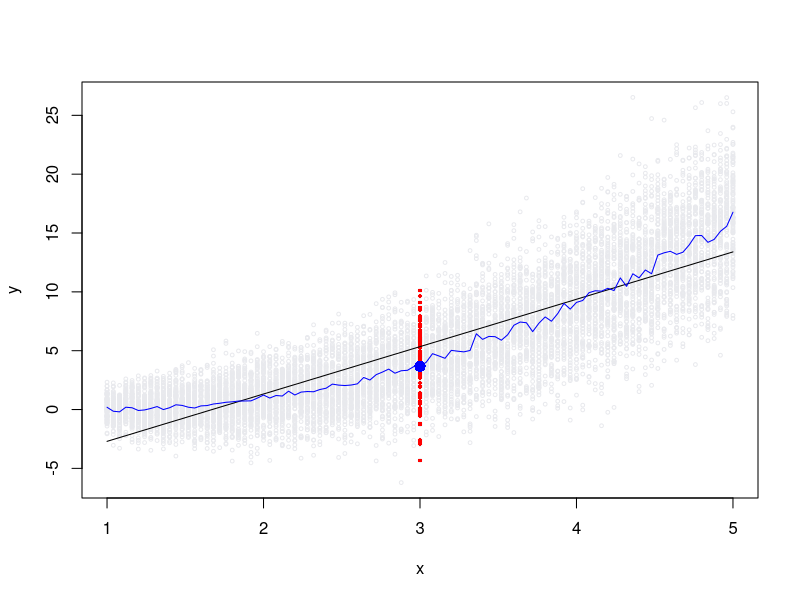

The R script that drew this image:
graphics.off()

set.seed(42)

# fix the number of samples to consider for each xi
Ni = 100
# choose at random the values for the xi
x = seq(1, 5, length.out=101)

# create empty data frame to populate in the for loop
df = data.frame()
for (i in 1:Ni)
{
  # generate noise
  ei = (3*x + 1) * 0.25 * rnorm(100)
  # get the observations from our model corrupted by noise
  yi = (x-1)^2 + ei
  # create dataframe with the results of the ith realization
  dfi = data.frame(x, yi)
  # concatenate the results with previous df
  df = rbind(df, dfi)
}

xcond = 3
ycond = df["yi"][df["x"] == xcond]

econd = c()
for (xi in x)
{
  ycondi = df["yi"][df["x"] == xi]
  econd = rbind(econd, mean(ycondi))
}

# plot the data
plot(df, col="#e8e9ed", type="p", pch=1, cex=.5, xlab="x", ylab="y")
points(rep(xcond, Ni), ycond, col="red", type="p", pch=16, cex=.5, xlab="x", ylab="y")
points(xcond, mean(ycond), col="blue", pch=16, cex=1.5)
lines(x, -6.730 + 4.025*x, col = "black")
lines(x, econd, col = "blue")

